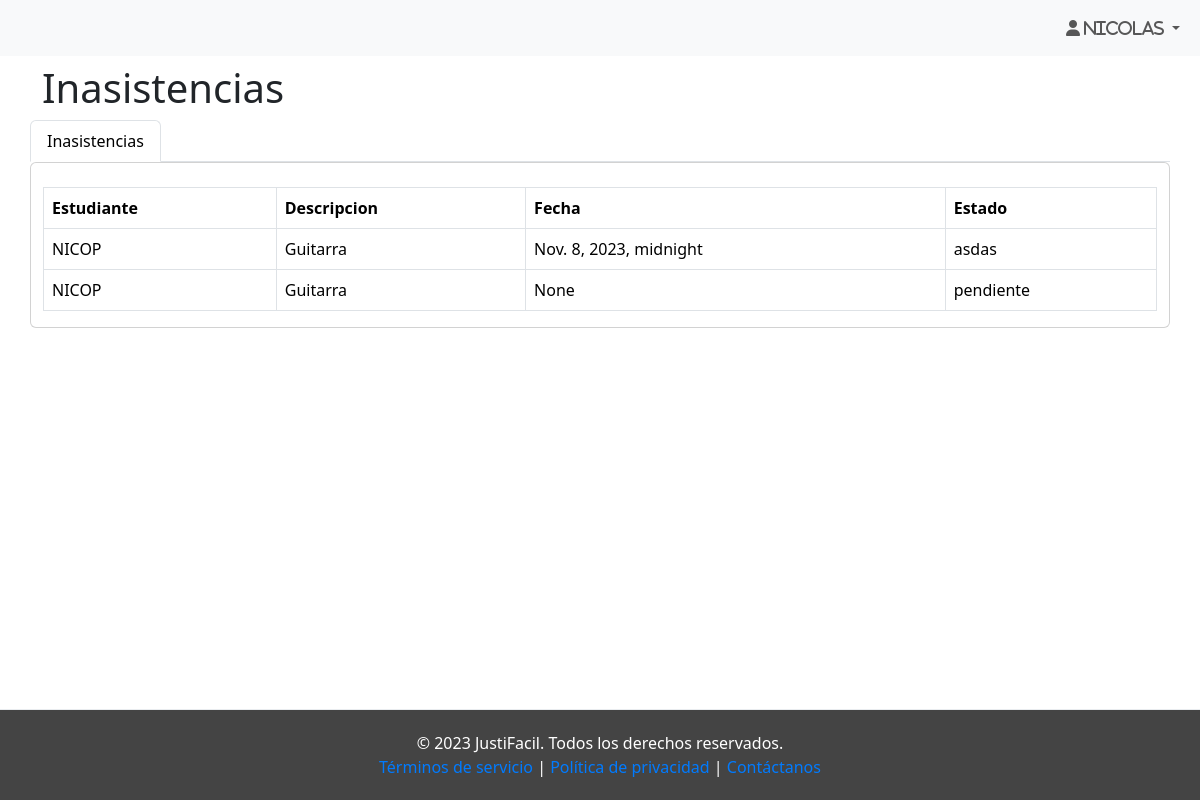
The app's page /home/historial/ (signed in), older data.
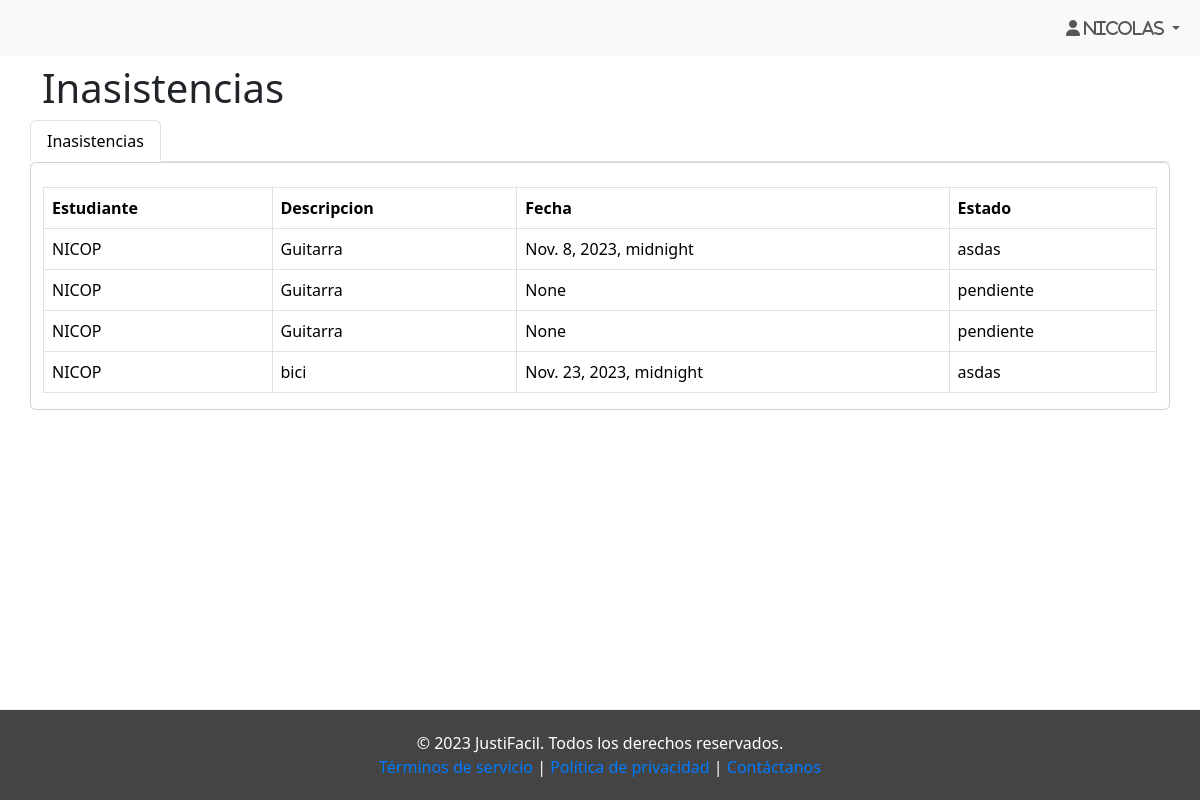
The same page, newer data.
### Inicio/models.py (models this page shows, shortened)
class Inasistencia(models.Model):
    estudiante =  models.ForeignKey('auth.User', on_delete=models.CASCADE)
    descripcion = models.CharField(max_length=300)
    imagen = models.ImageField(upload_to='media/inasistencias', null=True)
    fecha = models.DateTimeField(null=True)
    estado = models.CharField(max_length=10, choices=settings.ESTADOS, default='pendiente')

### Inicio/views.py (the view)
# urls.py: path('home/historial/', views.historial_inasistencias, name='historial_inasistencias'),
def historial_inasistencias(request):
    inasistencias = Inasistencia.objects.filter(estudiante=request.user)
    return render(request, 'historial.html', {'inasistencias': inasistencias})

### Inicio/templates/historial.html (shortened to what this page needs)
{% extends 'layouts/normal/base.html' %}
{% load static %}
{% block contenido %}
<nav class="navbar navbar-expand-lg bg-body-tertiary " >
    <div class="container-fluid">
        <div class="collapse navbar-collapse" id="navbarSupportedContent">
            <ul class="navbar-nav me-auto mb-2 mb-lg-0">
                <li class="nav-item">
                    <a class="nav-link active" aria-current="page" href="#"></a>
                </li>
            </ul>
            <ul class="navbar-nav mb-2 mb-lg-0">
                <form class="d-flex" role="search" >
                    <li class="nav-item dropdown">
                        <a class="nav-link dropdown-toggle fas fa-user" href="#" role="button" data-bs-toggle="dropdown" aria-expanded="false">
                            {{ request.user.first_name }}</span>
                        </a>
                    </li>
                </form>
            </ul>
        </div>
    </div>
</nav>
<div class="container">
    <div class="row">
      <h1 class="mt-2">Inasistencias</h1>
      <ul class="nav nav-tabs">
        <li class="nav-item">
          <a class="nav-link active" href="#">Inasistencias</a>
        </li>
      </ul>
      <div class="card">
        <table class="table table-bordered mt-4">
          <thead>
            <tr>
              <th scope="col">Estudiante</th>
              <th scope="col">Descripcion</th>
              <th scope="col">Fecha</th>
              <th scope="col">Estado</th>
            </tr>
          </thead>
          <tbody>
            {% for inasistencia in inasistencias %}
              <tr>
                <td>{{ inasistencia.estudiante.username }}</td>
                <td>{{ inasistencia.descripcion }}</td>
                <td>{{ inasistencia.fecha }}</td>
                <td>{{ inasistencia.estado }}</td>
              </tr>
            {% endfor %}
          </tbody>
        </table>
      </div>
    </div>
  </div>
{% endblock %}

Row changes from the older to the newer data that the page shows:
added Inasistencia: estudiante.username "NICOP", descripcion "Guitarra", fecha "None", estado "pendiente"
added Inasistencia: estudiante.username "NICOP", descripcion "bici", fecha "Nov. 23, 2023, midnight", estado "asdas"
